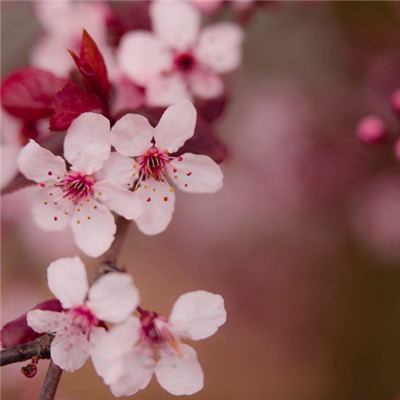
#> input picture 124.jpeg, 400 x 400 px, found by its file name
$ python learn_cv9.py
#> lines starting #> are read from the running program, lines starting #| are printed output that depends on the picture; after the words box and inside, x2 and y2 are one past the last pixel; in counts of white or black regions, pixels touching at a corner belong together
#> further down, img is the input picture: shape (400, 400, 3); mean B, G, R 96.6, 95.8, 142.8
# numpy操作图像像素点
import cv2, time
import numpy as np


def count_time(func):
    def wrap(img):
        t1 = time.time()
        func(img)
        print(time.time() - t1)

    return wrap


@count_time
def access_pixels(img):
    print(img.shape)
    height = img.shape[0]
    width = img.shape[1]
    channels = img.shape[2]
    print("width : %s, height : %s channels : %s" % (width, height, channels))
    for row in range(height):
        for col in range(width):
            for c in range(channels):
                pv = img[row, col, c]
                img[row, col, c] = 255 - pv  # 取反操作
    cv2.imshow("demo", img)
    # cv2.waitKey(0)
    # cv2.destroyAllWindows()


@count_time
def cv_inverse(img):
    dst = cv2.bitwise_not(img)
    cv2.imshow("dst", dst)
    # cv2.waitKey(0)
    # cv2.destroyAllWindows()


def create_image():  # numpy 生成纯色图片
    img = np.zeros([400, 400, 3], np.int8)
    img[:, :, 0] = np.ones([400, 400]) * 215  # 修改第一通道的值
    img[:, :, 2] = np.ones([400, 400]) * 255  # 修改第一通道的值
    cv2.imshow("image", img)


def color_space_demo(image):
    gray = cv2.cvtColor(image, cv2.COLOR_BGR2GRAY)
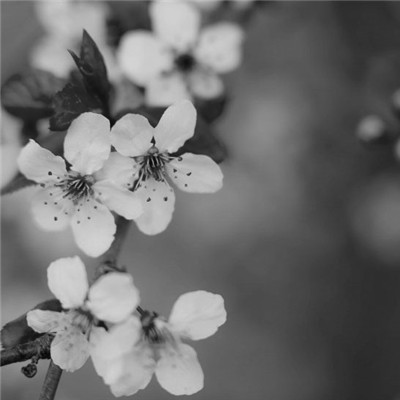
#> gray: shape (400, 400); min 2, max 215, mean 110
    cv2.imshow("gray", gray)
    hsv = cv2.cvtColor(image, cv2.COLOR_BGR2HSV)
#> hsv: shape (400, 400, 3); mean H, S, V 102.8, 106.6, 142.8
    cv2.imshow("hsv", hsv)
    yuv = cv2.cvtColor(image, cv2.COLOR_BGR2YUV)
#> yuv: shape (400, 400, 3); mean of channels 0, 1, 2 110, 121.5, 156.8
    cv2.imshow("yuv", yuv)
    Ycrcb = cv2.cvtColor(image, cv2.COLOR_BGR2YCrCb)
#> Ycrcb: shape (400, 400, 3); mean of channels 0, 1, 2 110, 151.5, 120.4
    cv2.imshow("ycrcb", Ycrcb)
    lower_red = np.array([10, 43, 46])
    upper_red = np.array([77, 255, 255])
    mask = cv2.inRange(hsv, lower_red, upper_red)
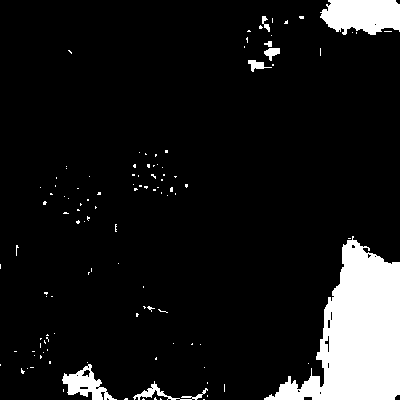
#> mask: shape (400, 400); 9.8% white; 116 white regions (108 under 20 px), largest, box (x1, y1, x2, y2) and area: (264, 236, 400, 400) 11459, (320, 0, 400, 35) 2253, (62, 364, 117, 400) 857
    dst = cv2.bitwise_and(image, image, mask=mask)  # 除去mask部分的图像进行与运算。得到绿色
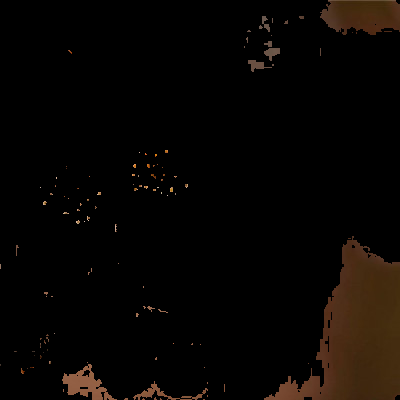
#> dst: shape (400, 400, 3); mean B, G, R 2.7, 5.1, 8.1
    cv2.imshow('hsvred', mask)
    cv2.imshow('dst', dst)


# 通道分离 b, g, r = cv2.split(src)#分离

if __name__ == '__main__':
    img = cv2.imread("/Users/panjwangsu.com/Desktop/panj_python/learning_ai/124.jpeg")
    color_space_demo(img)
    # create_image()
    cv2.waitKey(0)
    cv2.destroyAllWindows()
